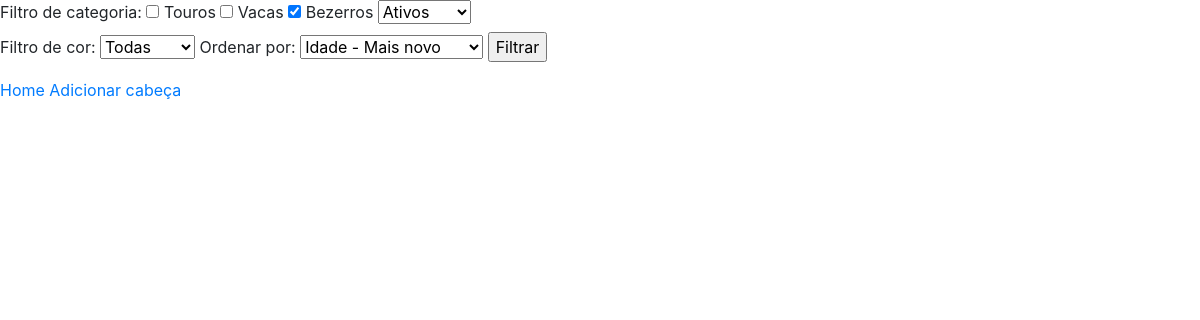
The app's page /cabeca/list, older data.
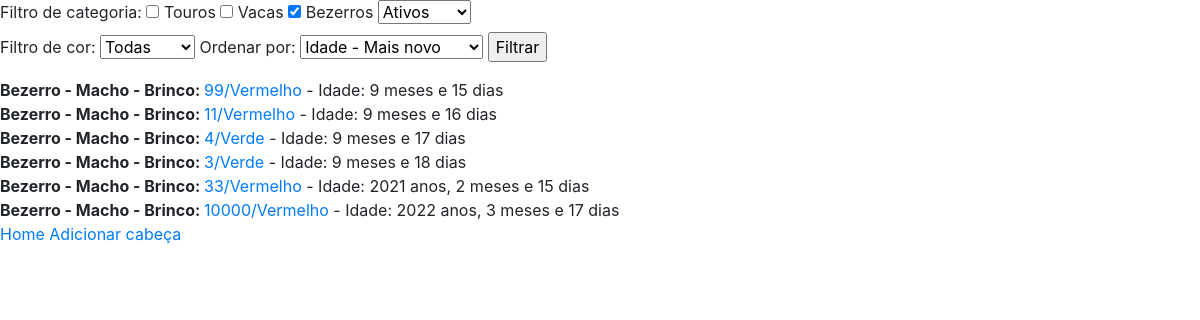
The same page, newer data.
### criacao/models.py (models this page shows, shortened)
class cabecagado(models.Model):
    id = AutoField(primary_key=True)
    author = ForeignKey(settings.AUTH_USER_MODEL,on_delete=models.CASCADE)
    n_etiqueta = IntegerField()
    brinco = ForeignKey(brinco,on_delete=models.CASCADE)
    nascimento = DateField()
    MALE = "Macho"
    FEMALE = "Fêmea"
    SEXO_CHOICES = (
        (MALE, "Macho"),
        (FEMALE, "Fêmea"),
    )
    sexo = models.CharField(max_length=5,
                  choices=SEXO_CHOICES,)
    observacoes = TextField(max_length=280,blank=True,null=True)
    esta_vivo = BooleanField(default=True)
    vendido = BooleanField(default=False)
    morte = DateField(null=True,blank=True)
    causa_mortis = CharField(blank=True,max_length=30,null=True)
    BOI = "Boi"
    MATRIZ = "Vaca"
    CRIA = "Bezerro"
    TIPO_CHOICES = (
        (BOI, "Touro"),
        (MATRIZ, "Vaca"),
        (CRIA,"Bezerro")
    )
    tipo = models.CharField(max_length=7,choices=TIPO_CHOICES,)
    def idade(self):
        dias = (datetime.date.today()-self.nascimento).days
        anos = dias//365
        meses = (dias%365)//30
        dias = ((dias%365)%30)
        return f"{f'{anos} anos, ' if anos else ''}{f'{meses} meses e ' if meses else ''}{dias} dias"

class brinco(models.Model):
    id = AutoField(primary_key=True)
    cor_nome = CharField(max_length=16,unique=True)
    cor = ColorField()

### criacao/views.py (the view, shortened to what this page needs)
# urls.py: path("cabeca/list",CabecaListView, name="cabecas"),
def CabecaListView(request):
    if request.method == "GET":
        boi_checked = False
        matriz_checked = False
        cria_checked = True
        order_by_selected = False
        brinco_selected = False
        order_by_text = False
        category_filter = "ativos"
        category_text = "Ativos"
        brincos_set = cabecagado.objects.all()
        context = {"boi": "checked" if boi_checked else "",
                   "matriz": "checked" if matriz_checked else "",
                   "cria": "checked" if cria_checked else "",
                   "brincos": brinco.objects.all(),
                   "brinco_selected" : brinco_selected,
                   "order_by_selected": order_by_selected,
                   "order_by_text":order_by_text,
                   "category":category_filter,
                   "category_text": category_text
                   }
        if category_filter == "ativos":
            status_set = cabecagado.objects.filter(esta_vivo=True)&cabecagado.objects.filter(vendido=False)
        elif category_filter == "mortos":
            status_set = cabecagado.objects.filter(esta_vivo=False)
        elif category_filter == "vendidos":
            status_set = cabecagado.objects.filter(vendido=True)
        cabecas_set = cabecagado.objects.none()
        if boi_checked:
            cabecas_set = cabecas_set.union(cabecagado.objects.filter(tipo=cabecagado.BOI))
        if matriz_checked:
            cabecas_set = cabecas_set.union(cabecagado.objects.filter(tipo=cabecagado.MATRIZ))
        if cria_checked:
            cabecas_set = cabecas_set.union(cabecagado.objects.filter(tipo=cabecagado.CRIA))
        final_set = cabecas_set.intersection(brincos_set,status_set)
        if order_by_selected:
            if order_by_selected == "crescente":
                final_set = final_set.order_by('n_etiqueta')
            elif order_by_selected == "maisnovo":
                final_set = final_set.order_by('-nascimento')
            elif order_by_selected == "maisvelho":
                final_set = final_set.order_by('nascimento')
            elif order_by_selected == "decrescente":
                final_set = final_set.order_by('-n_etiqueta')
        else:
            final_set = final_set.order_by('-nascimento')
        context["cabecas"] = final_set
        return render(request,"cabecaslist.html",context)

### criacao/templates/cabecaslist.html (shortened to what this page needs)
<head>
    <link rel="stylesheet" href="https://stackpath.bootstrapcdn.com/bootstrap/4.3.1/css/bootstrap.min.css">
</head>
<body>
    <form action="list" method="get">
        Filtro de categoria:
        <input type = "checkbox"  id = "boi" name = "boi_checked" value = "True" {{boi}}>
        <label for="boi">Touros</label>
        <input type = "checkbox" id="matriz" name = "matriz_checked" value = "True" {{matriz}}>
        <label for="matriz">Vacas</label>
        <input type = "checkbox" id = "cria"  name = "cria_checked" value = "True" {{cria}}>
        <label for="cria">Bezerros</label>
        <select name="categoria">
            <option value="ativos" >Ativos</option>
        </select><br>
        Filtro de cor:
        <select name="cor">
            <option value="all" selected>Todas</option>
        </select>
        Ordenar por:
        <select name="order_by">
            <option value="maisnovo" >Idade - Mais novo</option>
        </select>
        <input type="submit" value="Filtrar" />
    </form>
    {% for cabeca in cabecas %}
     <b>{{cabeca.tipo}} - {{cabeca.sexo}} - Brinco: </b><a href= "/cabeca/{{cabeca.id}}/view">{{cabeca.n_etiqueta}}/{{cabeca.brinco.cor_nome}}</a> - Idade: {{cabeca.idade}}<br>
    {% endfor %}
    <a href="{% url 'home' %}">Home</a>
    <a href="{% url 'addCabeca' %}">Adicionar cabeça</a>
</body>

Row changes from the older to the newer data that the page shows:
added cabecagado: tipo "Bezerro", sexo "Macho", n_etiqueta "99", brinco.cor_nome "Vermelho", idade "9 meses e 15 dias"
added cabecagado: tipo "Bezerro", sexo "Macho", n_etiqueta "11", brinco.cor_nome "Vermelho", idade "9 meses e 16 dias"
added cabecagado: tipo "Bezerro", sexo "Macho", n_etiqueta "4", brinco.cor_nome "Verde", idade "9 meses e 17 dias"
added cabecagado: tipo "Bezerro", sexo "Macho", n_etiqueta "3", brinco.cor_nome "Verde", idade "9 meses e 18 dias"
added cabecagado: tipo "Bezerro", sexo "Macho", n_etiqueta "33", brinco.cor_nome "Vermelho", idade "2021 anos, 2 meses e 15 dias"
added cabecagado: tipo "Bezerro", sexo "Macho", n_etiqueta "10000", brinco.cor_nome "Vermelho", idade "2022 anos, 3 meses e 17 dias"
